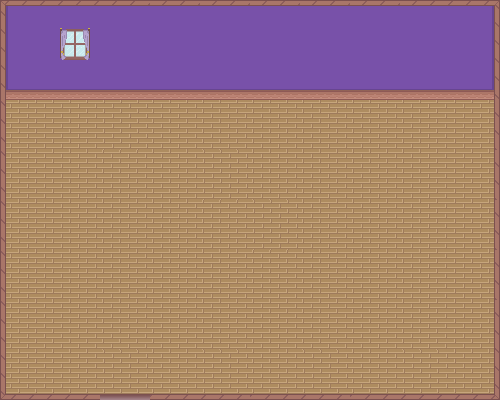

A 2D game scene composited from a Tiled map and its tileset images. What follows is a short description and the map's XML, with each tile layer's data collapsed to a summary:
An orthogonal 10x8 tile map with 50x50 px tiles, 1 tile layer (main).

<map version="1.0" orientation="orthogonal" renderorder="right-down" width="10" height="8" tilewidth="50" tileheight="50" nextobjectid="1">
 <tileset firstgid="1" name="Window" tilewidth="50" tileheight="50" tilecount="24" columns="4">
  <image source="TS/Window.png" trans="ff00ff" width="200" height="300" />
  <tile id="4">
   <properties>
    <property name="Collision" type="int" value="2" />
   </properties>
  </tile>
  <tile id="5">
   <properties>
    <property name="Collision" type="int" value="2" />
   </properties>
  </tile>
  <tile id="6">
   <properties>
    <property name="Collision" type="int" value="2" />
   </properties>
  </tile>
  <tile id="7">
   <properties>
    <property name="Collision" type="int" value="2" />
   </properties>
  </tile>
  <tile id="8">
   <properties>
    <property name="Collision" type="int" value="3" />
   </properties>
  </tile>
  <tile id="11">
   <properties>
    <property name="Collision" type="int" value="4" />
   </properties>
  </tile>
  <tile id="12">
   <properties>
    <property name="Collision" type="int" value="3" />
   </properties>
  </tile>
  <tile id="15">
   <properties>
    <property name="Collision" type="int" value="4" />
   </properties>
  </tile>
  <tile id="16">
   <properties>
    <property name="Collision" type="int" value="7" />
   </properties>
  </tile>
  <tile id="17">
   <properties>
    <property name="Collision" type="int" value="2" />
   </properties>
  </tile>
  <tile id="18">
   <properties>
    <property name="Collision" type="int" value="2" />
   </properties>
  </tile>
  <tile id="19">
   <properties>
    <property name="Collision" type="int" value="8" />
   </properties>
  </tile>
  <tile id="20">
   <properties>
    <property name="Transition" type="int" value="1" />
   </properties>
  </tile>
 </tileset>
 <layer name="main" width="10" height="8">
  <data>[80 cells, 80 non-empty, 20 distinct tile ids]</data>
 </layer>
</map>
